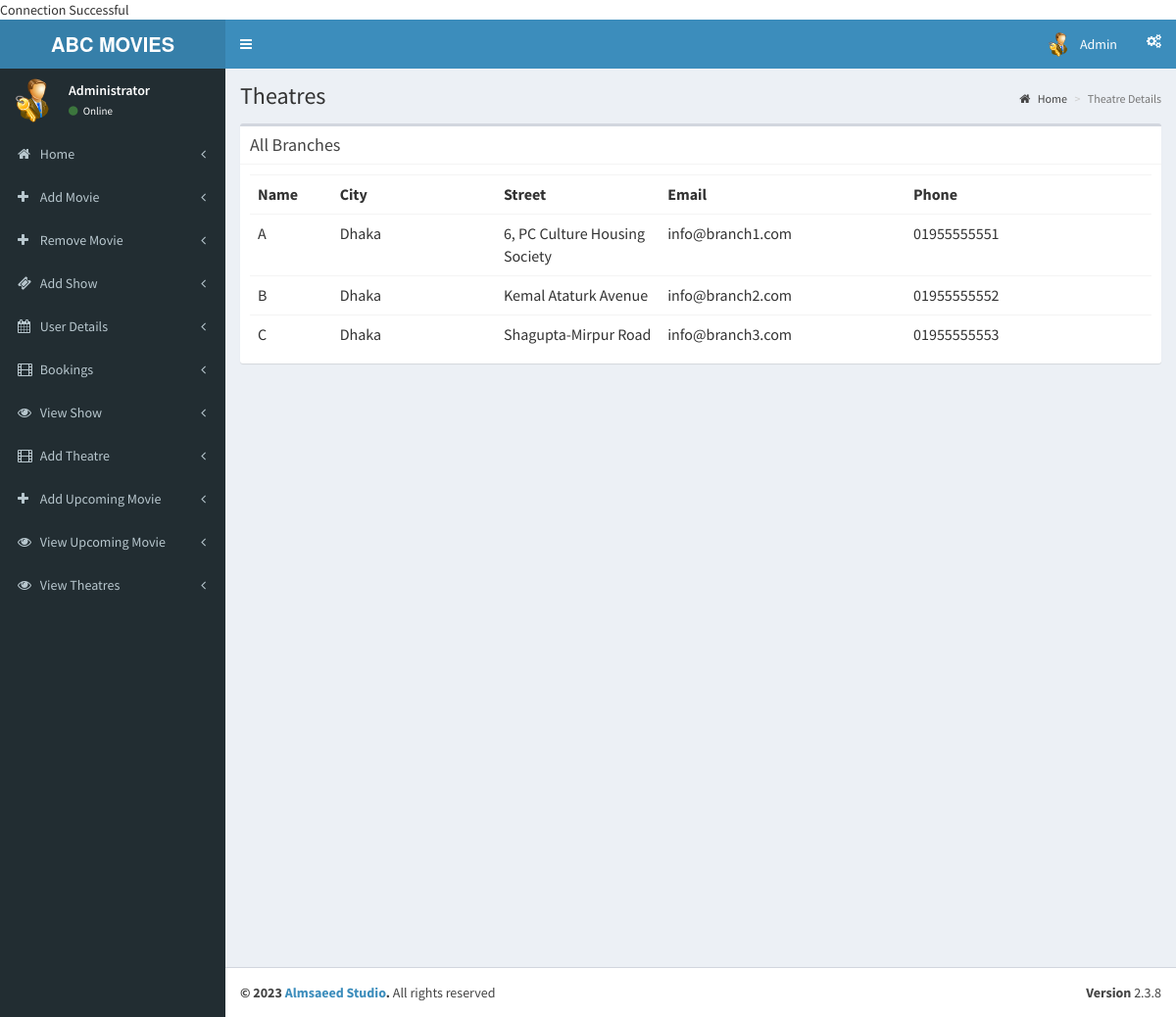
The page /admin/pages/view_theatre.php (signed in) on the database its author committed.
### tables this page shows
CREATE TABLE `branch` (
  `name` varchar(50) NOT NULL,
  `city` varchar(50) DEFAULT NULL,
  `street` varchar(50) DEFAULT NULL,
  `email` varchar(100) DEFAULT NULL,
  `phone` varchar(15) DEFAULT NULL
);

### admin/pages/view_theatre.php (the view, shortened to what this page needs)
<?php
include('header.php');
require_once('../../config.php');
?>
  <div class="content-wrapper">
    <section class="content-header">
      <h1>
        Theatres
      </h1>
      <ol class="breadcrumb">
        <li><a href="index.php"><i class="fa fa-home"></i> Home</a></li>
        <li class="active">Theatre Details</li>
      </ol>
    </section>
    <section class="content">
      <div class="box">
         <div class="box-header with-border">
              <h3 class="box-title">All Branches</h3>
            </div>
        <div class="box-body">
          <?php
          $sw=mysqli_query($con,"select * from branch");
          if(mysqli_num_rows($sw))
          {?>
            <table class="table">
              <th class="col-md-1">
                Name
              </th>
              <th class="col-md-2">
                City
              </th>
              <th class="col-md-2">
                Street
              </th>
              <th class="col-md-3">
                Email
              </th>
              <th class="col-md-3">
                Phone
              </th>
              <?php
              while($shows=mysqli_fetch_array($sw))
              {
                ?>
                <tr>
                  <td>
                    <?php echo $shows[0];?>
                  </td>
                  <td>
                    <?php echo $shows[1];?>
                  </td>
                  <td>
                    <?php echo $shows[2];?>
                  </td>
                  <td>
                    <?php echo $shows[3];?>
                  </td>
                  <td>
                    <?php echo $shows[4];?>
                  </td>
                  <?php
                  }
                }
                  ?>
                </tr>
            </table>
        </div>
      </div>
    </section>
  </div>
  <?php
include('footer.php');
?>

### rows shown on the page
branch: name "A", city "Dhaka", street "6, PC Culture Housing Society", email "info@branch1.com", phone "01955555551"
branch: name "B", city "Dhaka", street "Kemal Ataturk Avenue", email "info@branch2.com", phone "01955555552"
branch: name "C", city "Dhaka", street "Shagupta-Mirpur Road", email "info@branch3.com", phone "01955555553"
